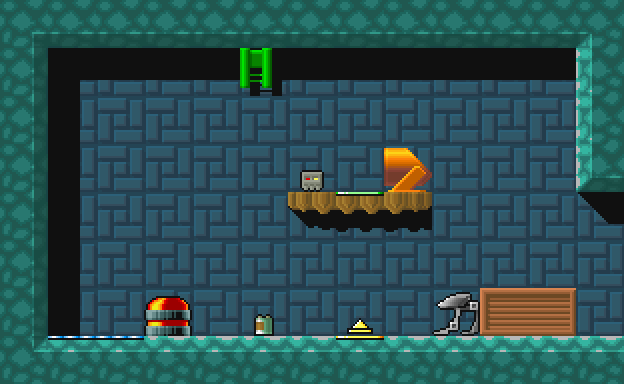

The image is a tile-based game level rendered from a .tmx file. Its description and complete source (layers, tilesets, objects, tile grids) follow:
An orthogonal 13x8 tile map with 48x48 px tiles, 4 tile layers (Background, Walls, Objects, Monsters).

<map version="1.2" tiledversion="1.2.3" orientation="orthogonal" renderorder="right-down" width="13" height="8" tilewidth="48" tileheight="48" infinite="0" nextlayerid="5" nextobjectid="1">
 <tileset firstgid="1" name="PLAN" tilewidth="48" tileheight="48" tilecount="1280" columns="64">
  <image source="../img/PLAN.png" width="3072" height="960" />
 </tileset>
 <layer id="4" name="Background" width="13" height="8">
  <data encoding="csv">
135,135,135,135,135,135,135,135,135,135,135,135,135,
135,134,132,132,132,132,132,132,132,132,132,132,135,
135,131,135,135,135,135,135,135,135,135,135,135,135,
135,131,135,135,135,135,135,135,135,135,135,135,135,
135,131,135,135,135,135,135,135,135,135,135,135,130,
135,131,135,135,135,135,135,135,135,135,135,135,135,
135,131,135,135,135,135,135,135,135,135,135,135,135,
135,135,135,135,135,135,135,135,135,135,135,135,135
</data>
 </layer>
 <layer id="3" name="Walls" width="13" height="8">
  <data encoding="csv">
12,5,5,5,5,5,5,5,5,5,5,5,13,
4,0,0,0,0,0,0,0,0,0,0,0,2,
4,0,0,0,0,0,0,0,0,0,0,0,2,
4,0,0,0,0,0,0,0,0,0,0,0,9,
4,0,0,0,0,0,708,709,710,0,0,0,0,
4,0,0,0,0,0,0,0,0,0,0,0,0,
4,0,0,0,0,0,0,0,0,0,16,17,0,
11,3,3,3,3,3,3,3,3,3,3,3,3
</data>
 </layer>
 <layer id="2" name="Objects" width="13" height="8">
  <data encoding="csv">
0,0,0,0,0,0,0,0,0,0,0,0,0,
0,0,0,0,0,0,0,0,0,0,0,0,0,
0,0,0,0,0,0,0,0,0,0,0,0,0,
0,0,0,0,0,0,456,0,0,0,0,0,0,
0,0,0,0,0,0,0,1045,0,0,0,0,0,
0,0,0,0,0,0,0,0,0,0,0,0,0,
0,0,0,1078,0,454,0,1054,0,0,0,0,0,
0,1046,1046,0,0,0,0,1044,0,0,0,0,0
</data>
 </layer>
 <layer id="1" name="Monsters" width="13" height="8">
  <data encoding="csv">
0,0,0,0,0,0,0,0,0,0,0,0,0,
0,0,0,0,0,883,0,0,0,0,0,0,0,
0,0,0,0,0,0,0,0,0,0,0,0,0,
0,0,0,0,0,0,0,0,1033,0,0,0,0,
0,0,0,0,0,0,0,0,0,0,0,0,0,
0,0,0,0,0,0,0,0,0,0,0,0,0,
0,0,0,0,0,0,0,0,0,834,0,0,0,
0,0,0,0,0,0,0,0,0,0,0,0,0
</data>
 </layer>
</map>